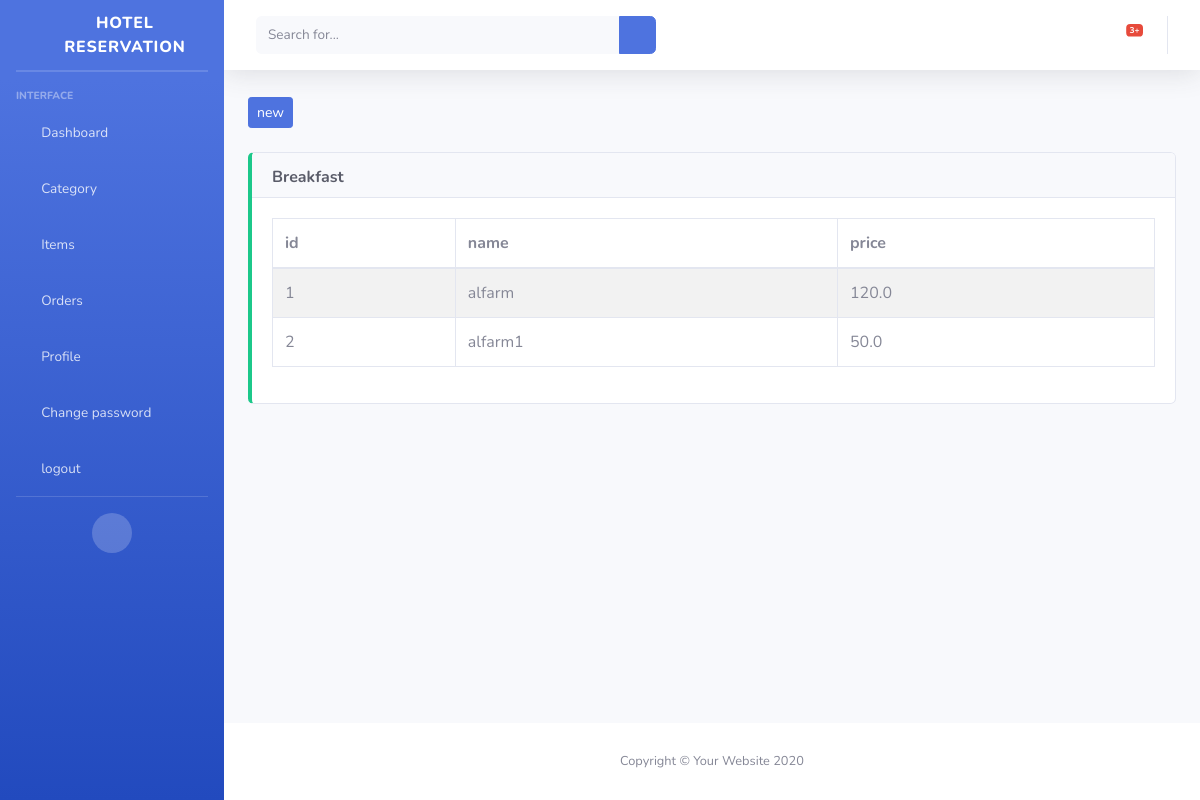
The app's page /hotel-aryas/category/ (signed in), older data.
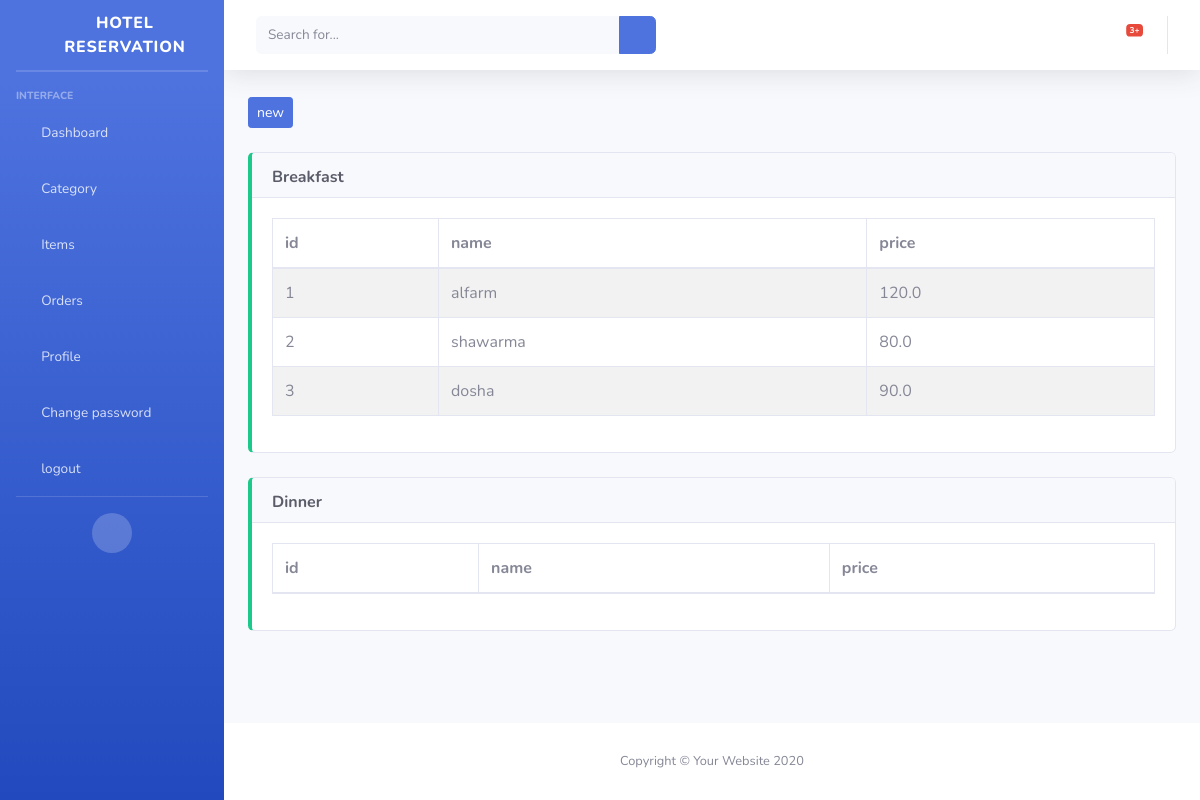
The same page, newer data.
### restaurant/models.py (models this page shows, shortened)
class Category(models.Model):
    name = models.CharField(max_length=50)
    shop = models.ForeignKey(
        Restaurant, on_delete=models.CASCADE, blank=True, null=True)

class Item(models.Model):
    name = models.CharField(max_length=50)
    price = models.FloatField()
    category = models.ForeignKey(
        Category, on_delete=models.CASCADE, related_name='items', blank=True, null=True)
    img = models.ImageField(upload_to='item/', blank=True,
                            null=True, verbose_name="Image")
    created_by = models.ForeignKey(User, on_delete=models.CASCADE)

### restaurant/views.py (the view)
# urls.py: path('<slug:slug>/category/', CategoryListTest.as_view(), name="rester"),
@method_decorator(decorator, name='dispatch')
class CategoryListTest(ListView):
    def get(self, *args, **kwargs):
        print(kwargs)
        data = Category.objects.filter(
            shop__slug=kwargs['slug'])
        context = {
            "data": data,
            'heading': 'category'
        }
        return render(self.request, "cat/list.html", context)

### restaurant/templates/cat/list.html (shortened to what this page needs)
{% extends 'cat/base.html' %}
 {% block content %}
{% for i in data %}
<div class="row mb-4">
  <div class="col-md-12">
    <div class="card border-left-success">
      <div class="card-header" style="height: 45px">
        <div class="card-title text-dark font-weight-bold text-capitalize">
          {{i.name}}
        </div>
      </div>
      <div class="card-body">
        <div class="table-responsive">
          <table class="table table-bordered table-striped table-hover">
            <thead>
              <tr>
                <th>id</th>
                <th>name</th>
                <th>price</th>
              </tr>
            </thead>
            <tbody>
              {% for d in i.items.all %}
              <tr>
                <td>{{forloop.counter}}</td>
                <td>{{d.name}}</td>
                <td>{{d.price}}</td>
              </tr>
              {% endfor %}
            </tbody>
          </table>
        </div>
      </div>
    </div>
  </div>
</div>
{% endfor %} {% endblock content %}

Row changes from the older to the newer data that the page shows:
changed Item: name "alfarm1" → "shawarma"; price "50.0" → "80.0"
added Item: name "dosha", price "90.0", shown under Category "Breakfast"
added Category: name "Dinner"
